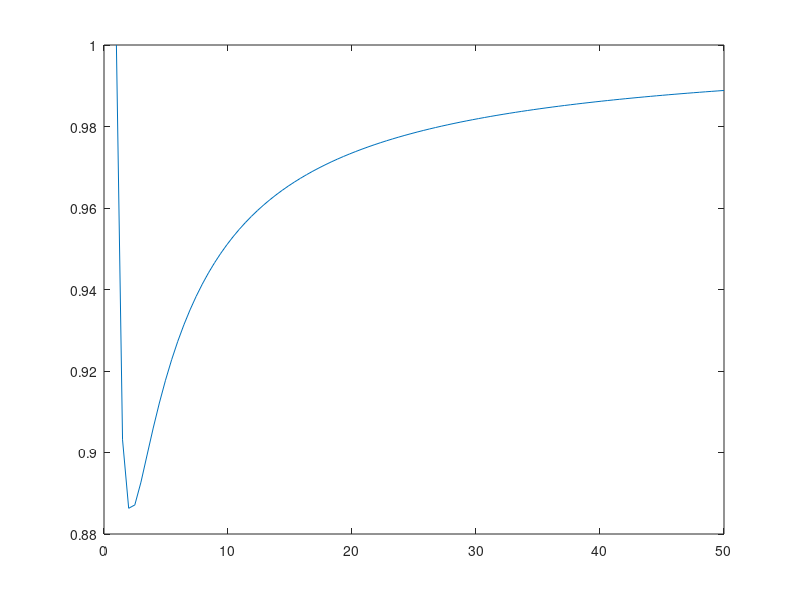

Recreate this plot in MATLAB. (Note: this script raises an error after producing the figure.)
start_tic = tic;
close all;

b = linspace(1, 50)';
f = @(x)gamma(1 + 1./x);
m = f(b);
plot(b, m);

x = fminbnd(f, 1, 6)   % x ~= 2.1662

b = linspace(0.1, x)';
m = f(b);
s = fit(1./b, log(m), 'poly1')
figure;
plot(s, 1./b, log(m));

b = linspace(x, 100)';
m = f(b);
s = fit(1./b, m, 'poly1')
figure;
plot(s, 1./b, m);

fprintf('%s elapsed: %f s\n', mfilename, toc(start_tic));
